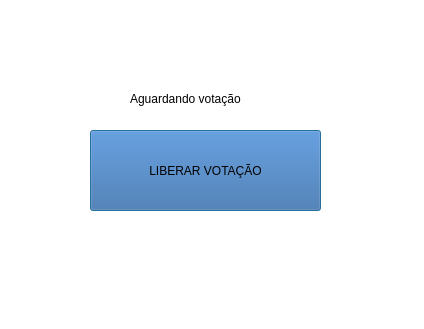
<?xml version="1.0" encoding="UTF-8"?>
<ui version="4.0">
 <class>Dialog</class>
 <widget class="QDialog" name="Dialog">
  <property name="geometry">
   <rect>
    <x>0</x>
    <y>0</y>
    <width>424</width>
    <height>329</height>
   </rect>
  </property>
  <property name="windowTitle">
   <string>Dialog</string>
  </property>
  <property name="styleSheet">
   <string notr="true">background-color: rgb(255, 255, 255);</string>
  </property>
  <widget class="QPushButton" name="btLiberar">
   <property name="geometry">
    <rect>
     <x>90</x>
     <y>130</y>
     <width>231</width>
     <height>81</height>
    </rect>
   </property>
   <property name="styleSheet">
    <string notr="true">background-color: rgb(52, 101, 164);</string>
   </property>
   <property name="text">
    <string>LIBERAR VOTAÇÃO</string>
   </property>
  </widget>
  <widget class="QLabel" name="lbAguardando">
   <property name="enabled">
    <bool>true</bool>
   </property>
   <property name="geometry">
    <rect>
     <x>130</x>
     <y>90</y>
     <width>181</width>
     <height>17</height>
    </rect>
   </property>
   <property name="text">
    <string>Aguardando votação</string>
   </property>
  </widget>
 </widget>
 <resources/>
 <connections/>
</ui>
